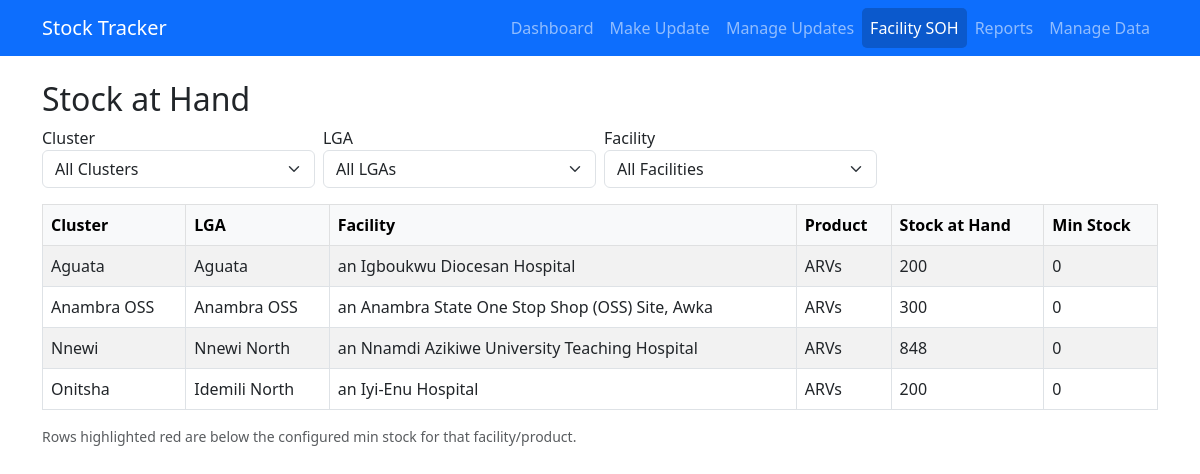
The app's page /facility_soh with its own data.
### models.py (models this page shows, shortened)
class Facility(db.Model):
    id = db.Column(db.Integer, primary_key=True)
    name = db.Column(db.String(150), nullable=False)
    lga_id = db.Column(db.Integer, db.ForeignKey('lga.id'), nullable=False)
    facility_products = db.relationship('FacilityProduct', backref='facility', lazy=True)
    transactions = db.relationship('StockTransaction', backref='facility', lazy=True)

class LGA(db.Model):
    id = db.Column(db.Integer, primary_key=True)
    name = db.Column(db.String(100), nullable=False)
    cluster_id = db.Column(db.Integer, db.ForeignKey('cluster.id'), nullable=False)
    facilities = db.relationship('Facility', backref='lga', lazy=True)

### app.py (the view)
@app.route('/facility_soh')
def facility_soh():
    cluster_id = request.args.get('cluster')
    lga_id = request.args.get('lga')
    facility_id = request.args.get('facility')
    base_sql = """
        SELECT c.name AS cluster,
               l.id   AS lga_id,
               l.name AS lga,
               f.id   AS facility_id,
               f.name AS facility,
               p.name AS product,
               COALESCE(fp.min_stock, 0) AS min_stock,
               SUM(
                   CASE
                       WHEN st.transaction_type IN ('Received','Opening') THEN st.quantity
                       WHEN st.transaction_type IN ('Issued','Lost','Damaged','Expired') THEN -st.quantity
                       WHEN st.transaction_type='Adjusted' THEN st.quantity
                       ELSE 0
                   END
               ) AS stock_at_hand
        FROM stock_transaction st
        JOIN facility f ON st.facility_id = f.id
        JOIN lga l ON f.lga_id = l.id
        JOIN cluster c ON l.cluster_id = c.id
        JOIN product p ON st.product_id = p.id
        LEFT JOIN facility_product fp ON fp.facility_id = f.id AND fp.product_id = p.id
        WHERE 1=1
    """
    filters = []
    params = {}
    if cluster_id:
        filters.append("AND l.cluster_id = :cluster_id")
        params["cluster_id"] = cluster_id
    if lga_id:
        filters.append("AND f.lga_id = :lga_id")
        params["lga_id"] = lga_id
    if facility_id:
        filters.append("AND f.id = :facility_id")
        params["facility_id"] = facility_id
    sql = text(base_sql + " ".join(filters) + """
        GROUP BY c.name, l.id, l.name, f.id, f.name, p.name, fp.min_stock
        HAVING stock_at_hand IS NOT NULL AND stock_at_hand != 0
        ORDER BY c.name, l.name, f.name, p.name
    """)
    result = db.session.execute(sql, params).mappings().all()
    results = [{
        'cluster': r.get('cluster','N/A'),
        'lga': r.get('lga','N/A'),
        'facility': r.get('facility','N/A'),
        'product': r.get('product','N/A'),
        'min_stock': int(r.get('min_stock') or 0),
        'stock_at_hand': int(r.get('stock_at_hand') or 0)
    } for r in result]
    clusters = Cluster.query.order_by(Cluster.name).all()
    lgas = LGA.query.filter_by(cluster_id=cluster_id).order_by(LGA.name).all() if cluster_id else []
    facilities = Facility.query.filter_by(lga_id=lga_id).order_by(Facility.name).all() if lga_id else []
    return render_template(
        'facility_soh.html',
        results=results,
        clusters=clusters,
        lgas=lgas,
        facilities=facilities,
        selected_cluster=cluster_id,
        selected_lga=lga_id,
        selected_facility=facility_id
    )

### templates/facility_soh.html (shortened to what this page needs)
{% extends 'base.html' %}
{% block content %}
<h2>Stock at Hand</h2>
<form method="get" class="row g-2 mb-3">
  <div class="col-md-3">
    <label>Cluster</label>
    <select name="cluster" class="form-select" onchange="this.form.submit()">
      <option value="">All Clusters</option>
    </select>
  </div>
  <div class="col-md-3">
    <label>LGA</label>
    <select name="lga" class="form-select" onchange="this.form.submit()">
      <option value="">All LGAs</option>
    </select>
  </div>
  <div class="col-md-3">
    <label>Facility</label>
    <select name="facility" class="form-select" onchange="this.form.submit()">
      <option value="">All Facilities</option>
    </select>
  </div>
</form>
<div class="table-responsive">
<table class="table table-bordered table-striped">
  <thead class="table-light">
    <tr>
      <th>Cluster</th>
      <th>LGA</th>
      <th>Facility</th>
      <th>Product</th>
      <th>Stock at Hand</th>
      <th>Min Stock</th>
    </tr>
  </thead>
  <tbody>
    {% for row in results %}
    <tr class="{% if row.stock_at_hand < row.min_stock %}table-danger{% endif %}">
      <td>{{ row.cluster }}</td>
      <td>{{ row.lga }}</td>
      <td>{{ row.facility }}</td>
      <td>{{ row.product }}</td>
      <td>{{ "{:,}".format(row.stock_at_hand) }}</td>
      <td>{{ "{:,}".format(row.min_stock) }}</td>
    </tr>
    {% endfor %}
  </tbody>
</table>
</div>
<p class="text-muted small">
  Rows highlighted red are below the configured min stock for that facility/product.
</p>
{% endblock %}

### records on screen
Facility: cluster "Aguata", lga "Aguata", facility "an Igboukwu Diocesan Hospital", product "ARVs", stock_at_hand "200", min_stock "0"
Facility: cluster "Anambra OSS", lga "Anambra OSS", facility "an Anambra State One Stop Shop (OSS) Site, Awka", product "ARVs", stock_at_hand "300", min_stock "0"
Facility: cluster "Nnewi", lga "Nnewi North", facility "an Nnamdi Azikiwe University Teaching Hospital", product "ARVs", stock_at_hand "848", min_stock "0"
Facility: cluster "Onitsha", lga "Idemili North", facility "an Iyi-Enu Hospital", product "ARVs", stock_at_hand "200", min_stock "0"
